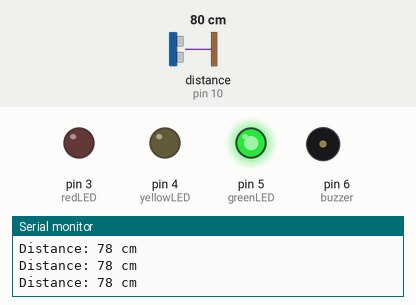
Recording of a sketch running on a simulated Arduino Uno, built with avr-gcc and run on an emulated ATmega328P. Shown: output pins drawn as LEDs (lit = HIGH), buzzer (waves = sounding), the last lines printed to the serial monitor. Wiring (inferred from the names in the program): ultrasonic range finder: trigger pin 9; echo pin 10. The inputs (shaded band) are chosen by the test bench; at power-on: distance to the obstacle (sensor on pin 10) 80 cm. The echo pulse lasts 58.3 µs per cm; pins used as bus, display or sensor lines are not drawn.

Above: at 1.3 s.
1.4 s: distance to the obstacle (sensor on pin 10) set to 34 cm
2.9 s: distance to the obstacle (sensor on pin 10) set to 27 cm
At 3.17 s:
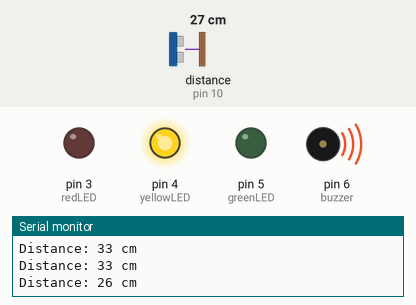
5.9 s: distance to the obstacle (sensor on pin 10) set to 12 cm
8.9 s: distance to the obstacle (sensor on pin 10) set to 9 cm
At 10.2 s:
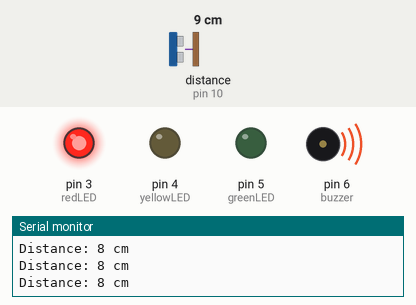
10.5 s: distance to the obstacle (sensor on pin 10) set to 35 cm
At 11.6 s:
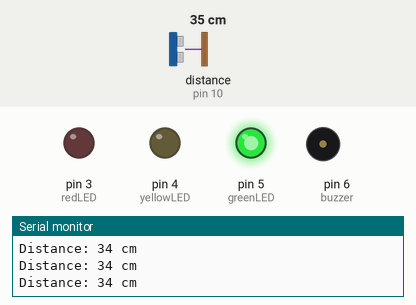
12.0 s: distance to the obstacle (sensor on pin 10) set to 2 cm
At 13.0 s:
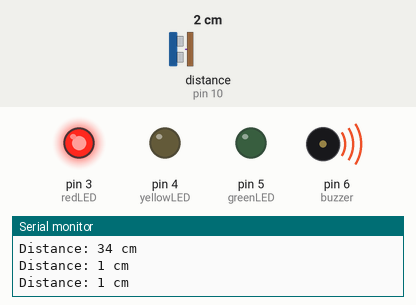
Timing chart, 0 to 14.5 s (numbered marks = the images above; inputs shaded):
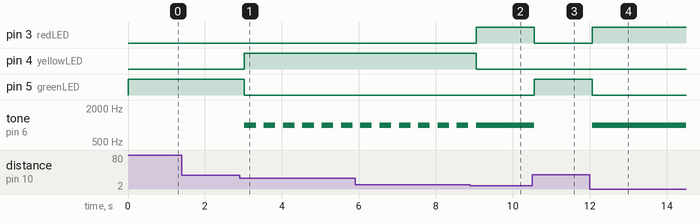

The sketch:

ultrasonic_sensor.ino
```cpp
// const int trigPin = 9;
// const int echoPin = 10;

// void setup() {
//   Serial.begin(9600);
//   pinMode(trigPin, OUTPUT);
//   pinMode(echoPin, INPUT);
// }

// void loop() {
//   digitalWrite(trigPin, LOW);
//   delayMicroseconds(2);
//   digitalWrite(trigPin, HIGH);
//   delayMicroseconds(10);
//   digitalWrite(trigPin, LOW);

//   long duration = pulseIn(echoPin, HIGH);
//   int distance = duration * 0.034 / 2; // Convert to cm

//   Serial.print("Distance: ");
//   Serial.print(distance);
//   Serial.println(" cm");

//   delay(500);
// }

// const int trigPin = 9;
// const int echoPin = 10;
// const int redLED = 3;
// const int yellowLED = 4;
// const int greenLED = 5;

// void setup() {
//   Serial.begin(9600);
//   pinMode(trigPin, OUTPUT);
//   pinMode(echoPin, INPUT);
//   pinMode(redLED, OUTPUT);
//   pinMode(yellowLED, OUTPUT);
//   pinMode(greenLED, OUTPUT);
// }

// void loop() {
//   // Send ultrasonic pulse
//   digitalWrite(trigPin, LOW);
//   delayMicroseconds(2);
//   digitalWrite(trigPin, HIGH);
//   delayMicroseconds(10);
//   digitalWrite(trigPin, LOW);

//   // Measure echo pulse duration
//   long duration = pulseIn(echoPin, HIGH);
//   int distance = duration * 0.034 / 2;

//   Serial.print("Distance: ");
//   Serial.print(distance);
//   Serial.println(" cm");

//   // LED feedback based on distance
//   if (distance < 10) {        // Too close
//     digitalWrite(redLED, HIGH);
//     digitalWrite(yellowLED, LOW);
//     digitalWrite(greenLED, LOW);
//   }
//   else if (distance < 30) {   // Medium distance
//     digitalWrite(redLED, LOW);
//     digitalWrite(yellowLED, HIGH);
//     digitalWrite(greenLED, LOW);
//   }
//   else {                      // Safe distance
//     digitalWrite(redLED, LOW);
//     digitalWrite(yellowLED, LOW);
//     digitalWrite(greenLED, HIGH);
//   }

//   delay(500);  // Update rate
// }

const int trigPin = 9;
const int echoPin = 10;
const int redLED = 3;
const int yellowLED = 4;
const int greenLED = 5;
const int buzzer = 6;

void setup() {
  Serial.begin(9600);
  pinMode(trigPin, OUTPUT);
  pinMode(echoPin, INPUT);
  pinMode(redLED, OUTPUT);
  pinMode(yellowLED, OUTPUT);
  pinMode(greenLED, OUTPUT);
  pinMode(buzzer, OUTPUT);
}

void loop() {
  // Send ultrasonic pulse
  digitalWrite(trigPin, LOW);
  delayMicroseconds(2);
  digitalWrite(trigPin, HIGH);
  delayMicroseconds(10);
  digitalWrite(trigPin, LOW);

  // Measure echo pulse duration
  long duration = pulseIn(echoPin, HIGH);
  int distance = duration * 0.034 / 2;

  Serial.print("Distance: ");
  Serial.print(distance);
  Serial.println(" cm");

  // LED & Buzzer feedback based on distance
  if (distance < 10) {         // Too close
    digitalWrite(redLED, HIGH);
    digitalWrite(yellowLED, LOW);
    digitalWrite(greenLED, LOW);
    tone(buzzer, 1000);  // Continuous sound 🚨
  }
  else if (distance < 30) {   // Medium distance
    digitalWrite(redLED, LOW);
    digitalWrite(yellowLED, HIGH);
    digitalWrite(greenLED, LOW);
    tone(buzzer, 1000, 300);  // Short beep ⚠️
  }
  else {                      // Safe distance
    digitalWrite(redLED, LOW);
    digitalWrite(yellowLED, LOW);
    digitalWrite(greenLED, HIGH);
    noTone(buzzer);  // No sound ✅
  }

  delay(500);  // Update rate
}
```

Measured:
- the behaviour switches between 31 and 30 cm on distance to the obstacle (sensor on pin 10) (found by bisection; images 0 and 1)
- the behaviour switches between 11 and 10 cm on distance to the obstacle (sensor on pin 10) (found by bisection; images 1 and 2)
- after the input at 2.9 s, pin 4 (yellowLED): LOW → HIGH after 0.13 s; pin 5 (greenLED): HIGH → LOW after 0.13 s; tone on pin 6 (buzzer): alternates 1000 Hz for 0.30 s and silent for 0.20 s, starting after 0.13 s
- after the input at 8.9 s, pin 3 (redLED): LOW → HIGH after 0.15 s; pin 4 (yellowLED): HIGH → LOW after 0.15 s; tone on pin 6 (buzzer): goes on until 9.0 s, then stays 1000 Hz
- after the input at 10.5 s, pin 3 (redLED): HIGH → LOW after 0.05 s; pin 5 (greenLED): LOW → HIGH after 0.05 s; tone on pin 6 (buzzer): 1000 Hz → silent after 0.05 s
- after the input at 12.0 s, pin 3 (redLED): LOW → HIGH after 0.06 s; pin 5 (greenLED): HIGH → LOW after 0.06 s; tone on pin 6 (buzzer): silent → 1000 Hz after 0.06 s
